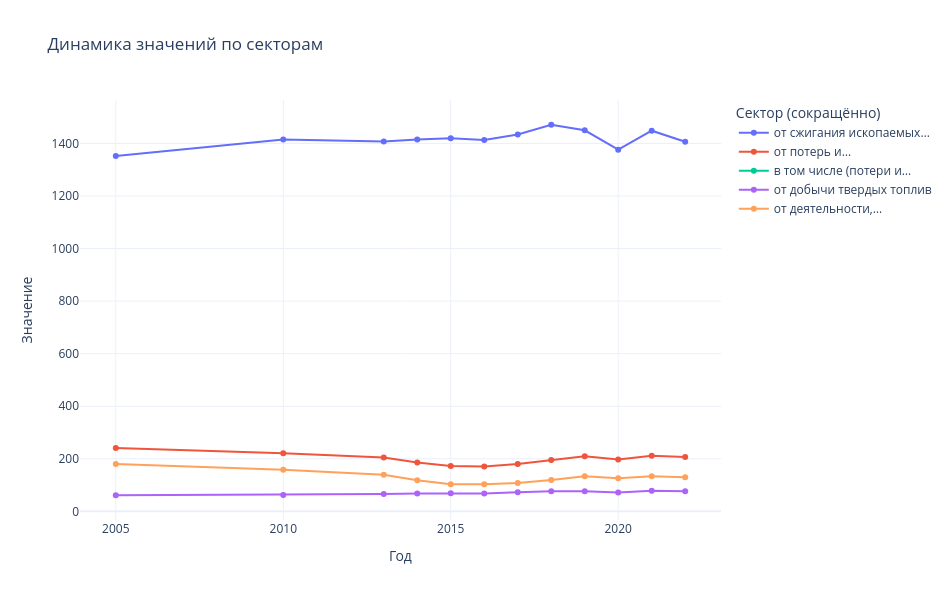

Notebook source saved alongside this figure:
### Code cell
df_long = df.melt(
    id_vars=df.columns[0],        # первый столбец — идентификатор (Сектор)
    var_name="Год",               # название нового столбца для лет
    value_name="Значение"         # название столбца с данными
)
df_long["Год"] = pd.to_numeric(df_long["Год"], errors="coerce")

def shorten_label(label: str, width: int = 25) -> str:
    """Автоматически сокращает длинные названия"""
    if len(label) <= width:
        return label
    # если длинное — обрезаем до ближайшего пробела и добавляем "…"
    short = textwrap.shorten(label, width=width, placeholder="…")
    return short

df_long["Сектор_кратко"] = df_long["Вид_продукции"].apply(shorten_label)

# создаём интерактивный график
fig = px.line(
    df_long,
    x="Год",
    y="Значение",
    color="Сектор_кратко",
    hover_name="Вид_продукции",       # при наведении — полное имя
    markers=True,
    title="Динамика значений по секторам"
)

# оформление
fig.update_layout(
    legend_title_text="Сектор (сокращённо)",
    legend=dict(
        orientation="v",
        yanchor="top",
        y=1,
        xanchor="left",
        x=1.02
    ),
    hovermode="x unified",
    template="plotly_white",
    width=950,
    height=600
)

fig.show()

### Figure 1 — Plotly figure (JSON) as saved in the notebook; plotly's stock layout.template omitted (floating-point values rounded to 4 significant figures)
{"data": [{"hovertemplate": "<b>%{hovertext}</b><br><br>Сектор_кратко=от сжигания ископаемых…<br>Год=%{x}<br>Значение=%{y}<extra></extra>", "hovertext": ["от сжигания ископаемых топлив", "от сжигания ископаемых топлив", "от сжигания ископаемых топлив", "от сжигания ископаемых топлив", "от сжигания ископаемых топлив", "от сжигания ископаемых топлив", "от сжигания ископаемых топлив", "от сжигания ископаемых топлив", "от сжигания ископаемых топлив", "от сжигания ископаемых топлив", "от сжигания ископаемых топлив", "от сжигания ископаемых топлив"], "legendgroup": "от сжигания ископаемых…", "line": {"color": "#636efa", "dash": "solid"}, "marker": {"symbol": "circle"}, "mode": "lines+markers", "name": "от сжигания ископаемых…", "orientation": "v", "showlegend": true, "x": [2005, 2010, 2013, 2014, 2015, 2016, 2017, 2018, 2019, 2020, 2021, 2022], "xaxis": "x", "y": [1353.0, 1415.0, 1407.0, 1415.0, 1420.0, 1413.0, 1434.0, 1471.0, 1450.0, 1376.0, 1448.0, 1406.0], "yaxis": "y", "type": "scatter"}, {"hovertemplate": "<b>%{hovertext}</b><br><br>Сектор_кратко=от потерь и…<br>Год=%{x}<br>Значение=%{y}<extra></extra>", "hovertext": ["от потерь и технологических выбросов в атмосферу", "от потерь и технологических выбросов в атмосферу", "от потерь и технологических выбросов в атмосферу", "от потерь и технологических выбросов в атмосферу", "от потерь и технологических выбросов в атмосферу", "от потерь и технологических выбросов в атмосферу", "от потерь и технологических выбросов в атмосферу", "от потерь и технологических выбросов в атмосферу", "от потерь и технологических выбросов в атмосферу", "от потерь и технологических выбросов в атмосферу", "от потерь и технологических выбросов в атмосферу", "от потерь и технологических выбросов в атмосферу"], "legendgroup": "от потерь и…", "line": {"color": "#EF553B", "dash": "solid"}, "marker": {"symbol": "circle"}, "mode": "lines+markers", "name": "от потерь и…", "orientation": "v", "showlegend": true, "x": [2005, 2010, 2013, 2014, 2015, 2016, 2017, 2018, 2019, 2020, 2021, 2022], "xaxis": "x", "y": [241.2, 220.7, 204.8, 185.4, 172.1, 170.4, 180.4, 195.6, 210.0, 197.5, 211.6, 206.7], "yaxis": "y", "type": "scatter"}, {"hovertemplate": "<b>%{hovertext}</b><br><br>Сектор_кратко=в том числе (потери и…<br>Год=%{x}<br>Значение=%{y}<extra></extra>", "hovertext": ["в том числе (потери\nи технологические выбросы):", "в том числе (потери\nи технологические выбросы):", "в том числе (потери\nи технологические выбросы):", "в том числе (потери\nи технологические выбросы):", "в том числе (потери\nи технологические выбросы):", "в том числе (потери\nи технологические выбросы):", "в том числе (потери\nи технологические выбросы):", "в том числе (потери\nи технологические выбросы):", "в том числе (потери\nи технологические выбросы):", "в том числе (потери\nи технологические выбросы):", "в том числе (потери\nи технологические выбросы):", "в том числе (потери\nи технологические выбросы):"], "legendgroup": "в том числе (потери и…", "line": {"color": "#00cc96", "dash": "solid"}, "marker": {"symbol": "circle"}, "mode": "lines+markers", "name": "в том числе (потери и…", "orientation": "v", "showlegend": true, "x": [2005, 2010, 2013, 2014, 2015, 2016, 2017, 2018, 2019, 2020, 2021, 2022], "xaxis": "x", "y": [NaN, NaN, NaN, NaN, NaN, NaN, NaN, NaN, NaN, NaN, NaN, NaN], "yaxis": "y", "type": "scatter"}, {"hovertemplate": "<b>%{hovertext}</b><br><br>Сектор_кратко=от добычи твердых топлив<br>Год=%{x}<br>Значение=%{y}<extra></extra>", "hovertext": ["от добычи твердых топлив", "от добычи твердых топлив", "от добычи твердых топлив", "от добычи твердых топлив", "от добычи твердых топлив", "от добычи твердых топлив", "от добычи твердых топлив", "от добычи твердых топлив", "от добычи твердых топлив", "от добычи твердых топлив", "от добычи твердых топлив", "от добычи твердых топлив"], "legendgroup": "от добычи твердых топлив", "line": {"color": "#ab63fa", "dash": "solid"}, "marker": {"symbol": "circle"}, "mode": "lines+markers", "name": "от добычи твердых топлив", "orientation": "v", "showlegend": true, "x": [2005, 2010, 2013, 2014, 2015, 2016, 2017, 2018, 2019, 2020, 2021, 2022], "xaxis": "x", "y": [61.2, 62.6, 65.7, 67.4, 68.7, 67.7, 72.9, 76.7, 76.4, 71.6, 78.5, 76.6], "yaxis": "y", "type": "scatter"}, {"hovertemplate": "<b>%{hovertext}</b><br><br>Сектор_кратко=от деятельности,…<br>Год=%{x}<br>Значение=%{y}<extra></extra>", "hovertext": ["от деятельности, связанной\nс нефтью и газом", "от деятельности, связанной\nс нефтью и газом", "от деятельности, связанной\nс нефтью и газом", "от деятельности, связанной\nс нефтью и газом", "от деятельности, связанной\nс нефтью и газом", "от деятельности, связанной\nс нефтью и газом", "от деятельности, связанной\nс нефтью и газом", "от деятельности, связанной\nс нефтью и газом", "от деятельности, связанной\nс нефтью и газом", "от деятельности, связанной\nс нефтью и газом", "от деятельности, связанной\nс нефтью и газом", "от деятельности, связанной\nс нефтью и газом"], "legendgroup": "от деятельности,…", "line": {"color": "#FFA15A", "dash": "solid"}, "marker": {"symbol": "circle"}, "mode": "lines+markers", "name": "от деятельности,…", "orientation": "v", "showlegend": true, "x": [2005, 2010, 2013, 2014, 2015, 2016, 2017, 2018, 2019, 2020, 2021, 2022], "xaxis": "x", "y": [180.0, 158.1, 139.1, 118.0, 103.4, 102.7, 107.5, 118.9, 133.6, 125.9, 133.1, 130.1], "yaxis": "y", "type": "scatter"}], "layout": {"xaxis": {"anchor": "y", "domain": [0.0, 1.0], "title": {"text": "Год"}}, "yaxis": {"anchor": "x", "domain": [0.0, 1.0], "title": {"text": "Значение"}}, "legend": {"title": {"text": "Сектор (сокращённо)"}, "tracegroupgap": 0, "orientation": "v", "yanchor": "top", "y": 1, "xanchor": "left", "x": 1.02}, "title": {"text": "Динамика значений по секторам"}, "hovermode": "x unified", "width": 950, "height": 600}}
